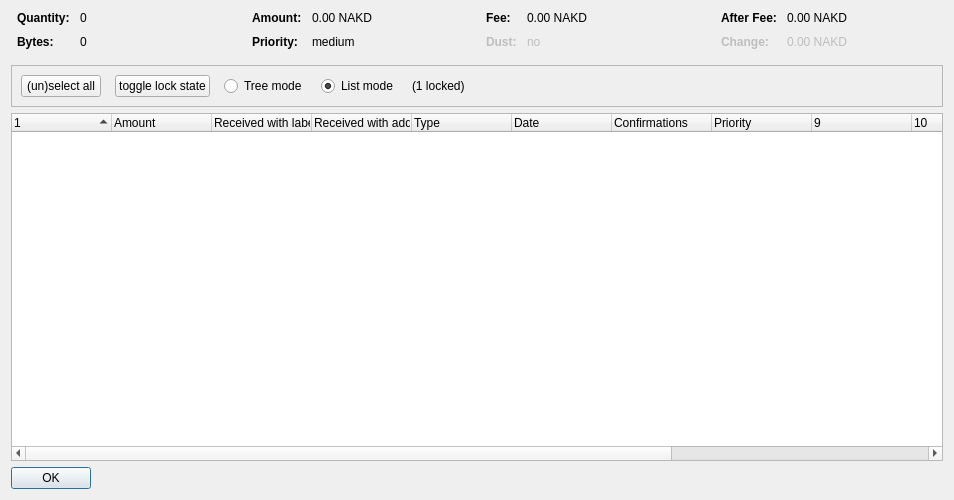
<?xml version="1.0" encoding="UTF-8"?>
<ui version="4.0">
 <class>CoinControlDialog</class>
 <widget class="QDialog" name="CoinControlDialog">
  <property name="geometry">
   <rect>
    <x>0</x>
    <y>0</y>
    <width>954</width>
    <height>500</height>
   </rect>
  </property>
  <property name="windowTitle">
   <string>Coin Selection</string>
  </property>
  <layout class="QVBoxLayout" name="verticalLayout">
   <item>
    <layout class="QHBoxLayout" name="horizontalLayoutTop" stretch="0,0,0,0">
     <property name="topMargin">
      <number>0</number>
     </property>
     <property name="bottomMargin">
      <number>10</number>
     </property>
     <item>
      <layout class="QFormLayout" name="formLayoutCoinControl1">
       <property name="horizontalSpacing">
        <number>10</number>
       </property>
       <property name="verticalSpacing">
        <number>10</number>
       </property>
       <property name="leftMargin">
        <number>6</number>
       </property>
       <property name="rightMargin">
        <number>6</number>
       </property>
       <item row="0" column="0">
        <widget class="QLabel" name="labelCoinControlQuantityText">
         <property name="font">
          <font>
           <weight>75</weight>
           <bold>true</bold>
          </font>
         </property>
         <property name="text">
          <string>Quantity:</string>
         </property>
        </widget>
       </item>
       <item row="0" column="1">
        <widget class="QLabel" name="labelCoinControlQuantity">
         <property name="cursor">
          <cursorShape>IBeamCursor</cursorShape>
         </property>
         <property name="contextMenuPolicy">
          <enum>Qt::ActionsContextMenu</enum>
         </property>
         <property name="text">
          <string notr="true">0</string>
         </property>
         <property name="textInteractionFlags">
          <set>Qt::LinksAccessibleByMouse|Qt::TextSelectableByKeyboard|Qt::TextSelectableByMouse</set>
         </property>
        </widget>
       </item>
       <item row="1" column="0">
        <widget class="QLabel" name="labelCoinControlBytesText">
         <property name="font">
          <font>
           <weight>75</weight>
           <bold>true</bold>
          </font>
         </property>
         <property name="text">
          <string>Bytes:</string>
         </property>
        </widget>
       </item>
       <item row="1" column="1">
        <widget class="QLabel" name="labelCoinControlBytes">
         <property name="cursor">
          <cursorShape>IBeamCursor</cursorShape>
         </property>
         <property name="contextMenuPolicy">
          <enum>Qt::ActionsContextMenu</enum>
         </property>
         <property name="text">
          <string notr="true">0</string>
         </property>
         <property name="textInteractionFlags">
          <set>Qt::LinksAccessibleByMouse|Qt::TextSelectableByKeyboard|Qt::TextSelectableByMouse</set>
         </property>
        </widget>
       </item>
      </layout>
     </item>
     <item>
      <layout class="QFormLayout" name="formLayoutCoinControl2">
       <property name="horizontalSpacing">
        <number>10</number>
       </property>
       <property name="verticalSpacing">
        <number>10</number>
       </property>
       <property name="leftMargin">
        <number>6</number>
       </property>
       <property name="rightMargin">
        <number>6</number>
       </property>
       <item row="0" column="0">
        <widget class="QLabel" name="labelCoinControlAmountText">
         <property name="font">
          <font>
           <weight>75</weight>
           <bold>true</bold>
          </font>
         </property>
         <property name="text">
          <string>Amount:</string>
         </property>
        </widget>
       </item>
       <item row="0" column="1">
        <widget class="QLabel" name="labelCoinControlAmount">
         <property name="cursor">
          <cursorShape>IBeamCursor</cursorShape>
         </property>
         <property name="contextMenuPolicy">
          <enum>Qt::ActionsContextMenu</enum>
         </property>
         <property name="text">
          <string notr="true">0.00 NAKD</string>
         </property>
         <property name="textInteractionFlags">
          <set>Qt::LinksAccessibleByMouse|Qt::TextSelectableByKeyboard|Qt::TextSelectableByMouse</set>
         </property>
        </widget>
       </item>
       <item row="1" column="0">
        <widget class="QLabel" name="labelCoinControlPriorityText">
         <property name="font">
          <font>
           <weight>75</weight>
           <bold>true</bold>
          </font>
         </property>
         <property name="text">
          <string>Priority:</string>
         </property>
        </widget>
       </item>
       <item row="1" column="1">
        <widget class="QLabel" name="labelCoinControlPriority">
         <property name="cursor">
          <cursorShape>IBeamCursor</cursorShape>
         </property>
         <property name="contextMenuPolicy">
          <enum>Qt::ActionsContextMenu</enum>
         </property>
         <property name="text">
          <string>medium</string>
         </property>
         <property name="textInteractionFlags">
          <set>Qt::LinksAccessibleByMouse|Qt::TextSelectableByKeyboard|Qt::TextSelectableByMouse</set>
         </property>
        </widget>
       </item>
      </layout>
     </item>
     <item>
      <layout class="QFormLayout" name="formLayoutCoinControl3">
       <property name="horizontalSpacing">
        <number>10</number>
       </property>
       <property name="verticalSpacing">
        <number>10</number>
       </property>
       <property name="leftMargin">
        <number>6</number>
       </property>
       <property name="rightMargin">
        <number>6</number>
       </property>
       <item row="0" column="0">
        <widget class="QLabel" name="labelCoinControlFeeText">
         <property name="font">
          <font>
           <weight>75</weight>
           <bold>true</bold>
          </font>
         </property>
         <property name="text">
          <string>Fee:</string>
         </property>
        </widget>
       </item>
       <item row="0" column="1">
        <widget class="QLabel" name="labelCoinControlFee">
         <property name="cursor">
          <cursorShape>IBeamCursor</cursorShape>
         </property>
         <property name="contextMenuPolicy">
          <enum>Qt::ActionsContextMenu</enum>
         </property>
         <property name="text">
          <string notr="true">0.00 NAKD</string>
         </property>
         <property name="textInteractionFlags">
          <set>Qt::LinksAccessibleByMouse|Qt::TextSelectableByKeyboard|Qt::TextSelectableByMouse</set>
         </property>
        </widget>
       </item>
       <item row="1" column="0">
        <widget class="QLabel" name="labelCoinControlLowOutputText">
         <property name="enabled">
          <bool>false</bool>
         </property>
         <property name="font">
          <font>
           <weight>75</weight>
           <bold>true</bold>
          </font>
         </property>
         <property name="text">
          <string>Dust:</string>
         </property>
        </widget>
       </item>
       <item row="1" column="1">
        <widget class="QLabel" name="labelCoinControlLowOutput">
         <property name="enabled">
          <bool>false</bool>
         </property>
         <property name="cursor">
          <cursorShape>IBeamCursor</cursorShape>
         </property>
         <property name="contextMenuPolicy">
          <enum>Qt::ActionsContextMenu</enum>
         </property>
         <property name="text">
          <string>no</string>
         </property>
         <property name="textInteractionFlags">
          <set>Qt::LinksAccessibleByMouse|Qt::TextSelectableByKeyboard|Qt::TextSelectableByMouse</set>
         </property>
        </widget>
       </item>
      </layout>
     </item>
     <item>
      <layout class="QFormLayout" name="formLayoutCoinControl4">
       <property name="horizontalSpacing">
        <number>10</number>
       </property>
       <property name="verticalSpacing">
        <number>10</number>
       </property>
       <property name="leftMargin">
        <number>6</number>
       </property>
       <property name="rightMargin">
        <number>6</number>
       </property>
       <item row="0" column="0">
        <widget class="QLabel" name="labelCoinControlAfterFeeText">
         <property name="font">
          <font>
           <weight>75</weight>
           <bold>true</bold>
          </font>
         </property>
         <property name="text">
          <string>After Fee:</string>
         </property>
        </widget>
       </item>
       <item row="0" column="1">
        <widget class="QLabel" name="labelCoinControlAfterFee">
         <property name="cursor">
          <cursorShape>IBeamCursor</cursorShape>
         </property>
         <property name="contextMenuPolicy">
          <enum>Qt::ActionsContextMenu</enum>
         </property>
         <property name="text">
          <string notr="true">0.00 NAKD</string>
         </property>
         <property name="textInteractionFlags">
          <set>Qt::LinksAccessibleByMouse|Qt::TextSelectableByKeyboard|Qt::TextSelectableByMouse</set>
         </property>
        </widget>
       </item>
       <item row="1" column="0">
        <widget class="QLabel" name="labelCoinControlChangeText">
         <property name="enabled">
          <bool>false</bool>
         </property>
         <property name="font">
          <font>
           <weight>75</weight>
           <bold>true</bold>
          </font>
         </property>
         <property name="text">
          <string>Change:</string>
         </property>
        </widget>
       </item>
       <item row="1" column="1">
        <widget class="QLabel" name="labelCoinControlChange">
         <property name="enabled">
          <bool>false</bool>
         </property>
         <property name="cursor">
          <cursorShape>IBeamCursor</cursorShape>
         </property>
         <property name="contextMenuPolicy">
          <enum>Qt::ActionsContextMenu</enum>
         </property>
         <property name="text">
          <string notr="true">0.00 NAKD</string>
         </property>
         <property name="textInteractionFlags">
          <set>Qt::LinksAccessibleByMouse|Qt::TextSelectableByKeyboard|Qt::TextSelectableByMouse</set>
         </property>
        </widget>
       </item>
      </layout>
     </item>
    </layout>
   </item>
   <item>
    <widget class="QFrame" name="frame">
     <property name="minimumSize">
      <size>
       <width>0</width>
       <height>40</height>
      </size>
     </property>
     <property name="frameShape">
      <enum>QFrame::StyledPanel</enum>
     </property>
     <property name="frameShadow">
      <enum>QFrame::Sunken</enum>
     </property>
     <layout class="QHBoxLayout" name="horizontalLayout">
      <item>
       <layout class="QHBoxLayout" name="horizontalLayoutPanel" stretch="0,0,0,0,0,0">
        <property name="spacing">
         <number>14</number>
        </property>
        <item>
         <widget class="QPushButton" name="pushButtonSelectAll">
          <property name="sizePolicy">
           <sizepolicy hsizetype="Maximum" vsizetype="Fixed">
            <horstretch>0</horstretch>
            <verstretch>0</verstretch>
           </sizepolicy>
          </property>
          <property name="text">
           <string>(un)select all</string>
          </property>
          <property name="autoDefault">
           <bool>false</bool>
          </property>
         </widget>
        </item>
        <item>
         <widget class="QPushButton" name="pushButtonToggleLock">
          <property name="sizePolicy">
           <sizepolicy hsizetype="Maximum" vsizetype="Fixed">
            <horstretch>0</horstretch>
            <verstretch>0</verstretch>
           </sizepolicy>
          </property>
          <property name="text">
           <string>toggle lock state</string>
          </property>
          <property name="autoDefault">
           <bool>false</bool>
          </property>
         </widget>
        </item>
        <item>
         <widget class="QRadioButton" name="radioTreeMode">
          <property name="sizePolicy">
           <sizepolicy hsizetype="Maximum" vsizetype="Fixed">
            <horstretch>0</horstretch>
            <verstretch>0</verstretch>
           </sizepolicy>
          </property>
          <property name="text">
           <string>Tree mode</string>
          </property>
         </widget>
        </item>
        <item>
         <widget class="QRadioButton" name="radioListMode">
          <property name="sizePolicy">
           <sizepolicy hsizetype="Maximum" vsizetype="Fixed">
            <horstretch>0</horstretch>
            <verstretch>0</verstretch>
           </sizepolicy>
          </property>
          <property name="text">
           <string>List mode</string>
          </property>
          <property name="checked">
           <bool>true</bool>
          </property>
         </widget>
        </item>
        <item>
         <widget class="QLabel" name="labelLocked">
          <property name="text">
           <string>(1 locked)</string>
          </property>
         </widget>
        </item>
        <item>
         <spacer name="horizontalSpacer">
          <property name="orientation">
           <enum>Qt::Horizontal</enum>
          </property>
          <property name="sizeHint" stdset="0">
           <size>
            <width>40</width>
            <height>20</height>
           </size>
          </property>
         </spacer>
        </item>
       </layout>
      </item>
     </layout>
    </widget>
   </item>
   <item>
    <widget class="CoinControlTreeWidget" name="treeWidget">
     <property name="contextMenuPolicy">
      <enum>Qt::CustomContextMenu</enum>
     </property>
     <property name="sortingEnabled">
      <bool>false</bool>
     </property>
     <property name="columnCount">
      <number>13</number>
     </property>
     <attribute name="headerShowSortIndicator" stdset="0">
      <bool>true</bool>
     </attribute>
     <attribute name="headerStretchLastSection">
      <bool>false</bool>
     </attribute>
     <column>
      <property name="text">
       <string/>
      </property>
     </column>
     <column>
      <property name="text">
       <string>Amount</string>
      </property>
     </column>
     <column>
      <property name="text">
       <string>Received with label</string>
      </property>
     </column>
     <column>
      <property name="text">
       <string>Received with address</string>
      </property>
     </column>
     <column>
      <property name="text">
	<string>Type</string>
      </property>
     </column>
     <column>
      <property name="text">	 
       <string>Date</string>
      </property>
     </column>
     <column>
      <property name="text">
       <string>Confirmations</string>
      </property>
      <property name="toolTip">
       <string>Confirmed</string>
      </property>
     </column>
     <column>
      <property name="text">
       <string>Priority</string>
      </property>
     </column>
     <column>
      <property name="text">
       <string/>
      </property>
     </column>
     <column>
      <property name="text">
       <string/>
      </property>
     </column>
     <column>
      <property name="text">
       <string/>
      </property>
     </column>
     <column>
      <property name="text">
       <string/>
      </property>
     </column>
     <column>
      <property name="text">
       <string/>
      </property>
     </column>
    </widget>
   </item>
   <item>
    <widget class="QDialogButtonBox" name="buttonBox">
     <property name="sizePolicy">
      <sizepolicy hsizetype="Maximum" vsizetype="Fixed">
       <horstretch>0</horstretch>
       <verstretch>0</verstretch>
      </sizepolicy>
     </property>
     <property name="orientation">
      <enum>Qt::Horizontal</enum>
     </property>
     <property name="standardButtons">
      <set>QDialogButtonBox::Ok</set>
     </property>
    </widget>
   </item>
  </layout>
 </widget>
 <customwidgets>
  <customwidget>
   <class>CoinControlTreeWidget</class>
   <extends>QTreeWidget</extends>
   <header>coincontroltreewidget.h</header>
  </customwidget>
 </customwidgets>
 <resources/>
 <connections/>
</ui>
